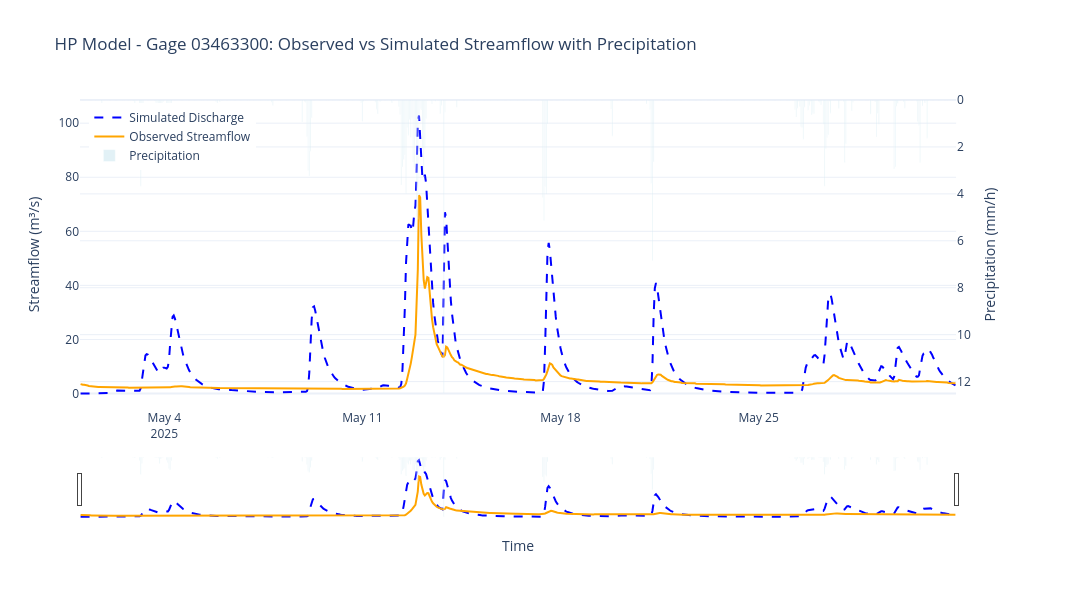

The notebook cell this image was saved under:
### Code cell
import pandas as pd

csv_file = r"/home/clemasters/EF5-RTI/Output/03463300/hp/ts.03463300.hp.csv"

df = pd.read_csv(csv_file)
df.columns = [c.strip() for c in df.columns]
df["Time"] = pd.to_datetime(df["Time"])

df["Discharge(m^3 s^-1)"] = pd.to_numeric(df["Discharge(m^3 s^-1)"], errors="coerce")
df["Observed(m^3 s^-1)"] = pd.to_numeric(df["Observed(m^3 s^-1)"], errors="coerce")
df["Precip(mm h^-1)"] = pd.to_numeric(df["Precip(mm h^-1)"], errors="coerce")

# interpolate observed values for plotting
df["Observed_interp"] = df["Observed(m^3 s^-1)"].interpolate(method="linear")

# Create subplot with secondary y-axis
fig = make_subplots(specs=[[{"secondary_y": True}]])

# Add simulated discharge trace
fig.add_trace(
    go.Scatter(
        x=df["Time"],
        y=df["Discharge(m^3 s^-1)"],
        mode="lines",
        name="Simulated Discharge",
        line=dict(width=2, color="blue", dash="dash")
    ),
    secondary_y=False,
)

# Add observed streamflow trace
fig.add_trace(
    go.Scatter(
        x=df["Time"],
        y=df["Observed_interp"],
        mode="lines",
        name="Observed Streamflow",
        line=dict(width=2, color="orange")
    ),
    secondary_y=False,
)

# Add precipitation trace (on secondary y-axis)
fig.add_trace(
    go.Bar(
        x=df["Time"],
        y=df["Precip(mm h^-1)"],
        name="Precipitation",
        opacity=0.35,
        marker_color="lightblue"
    ),
    secondary_y=True,
)

# Set x-axis title
fig.update_xaxes(title_text="Time")

# Set y-axes titles
fig.update_yaxes(title_text="Streamflow (m³/s)", secondary_y=False)
fig.update_yaxes(title_text="Precipitation (mm/h)", secondary_y=True)

# Invert precipitation axis
fig.update_yaxes(autorange="reversed", secondary_y=True)

# Update layout
fig.update_layout(
    title="HP Model - Gage 03463300: Observed vs Simulated Streamflow with Precipitation",
    xaxis=dict(rangeslider_visible=True),
    template="plotly_white",
    hovermode="x unified",
    legend=dict(x=0.01, y=0.99),
    height=600, 
    width=1200
)

fig.show()

# Save as HTML file
html_file = "/home/clemasters/EF5-RTI/HP_03463300_plot.html"
fig.write_html(html_file)
print(f"Plot saved as: {html_file}")

### Figure 1 — Plotly figure (JSON) as saved in the notebook; plotly's stock layout.template omitted (floating-point values rounded to 4 significant figures; data arrays with more than 128 entries replaced by an {"elided": "..."} marker saying what was removed)
{"data": [{"line": {"color": "blue", "dash": "dash", "width": 2}, "mode": "lines", "name": "Simulated Discharge", "type": "scatter", "x": {"elided": "743 str values"}, "xaxis": "x", "y": {"elided": "743 float values"}, "yaxis": "y"}, {"line": {"color": "orange", "width": 2}, "mode": "lines", "name": "Observed Streamflow", "type": "scatter", "x": {"elided": "743 str values"}, "xaxis": "x", "y": {"elided": "743 float values"}, "yaxis": "y"}, {"marker": {"color": "lightblue"}, "name": "Precipitation", "opacity": 0.35, "type": "bar", "x": {"elided": "743 str values"}, "xaxis": "x", "y": {"elided": "743 float values"}, "yaxis": "y2"}], "layout": {"height": 600, "hovermode": "x unified", "legend": {"x": 0.01, "y": 0.99}, "title": {"text": "HP Model - Gage 03463300: Observed vs Simulated Streamflow with Precipitation"}, "width": 1200, "xaxis": {"anchor": "y", "domain": [0, 0.94], "rangeslider": {"visible": true}, "title": {"text": "Time"}}, "yaxis": {"anchor": "x", "domain": [0, 1], "title": {"text": "Streamflow (m³/s)"}}, "yaxis2": {"anchor": "x", "autorange": "reversed", "overlaying": "y", "side": "right", "title": {"text": "Precipitation (mm/h)"}}}}
